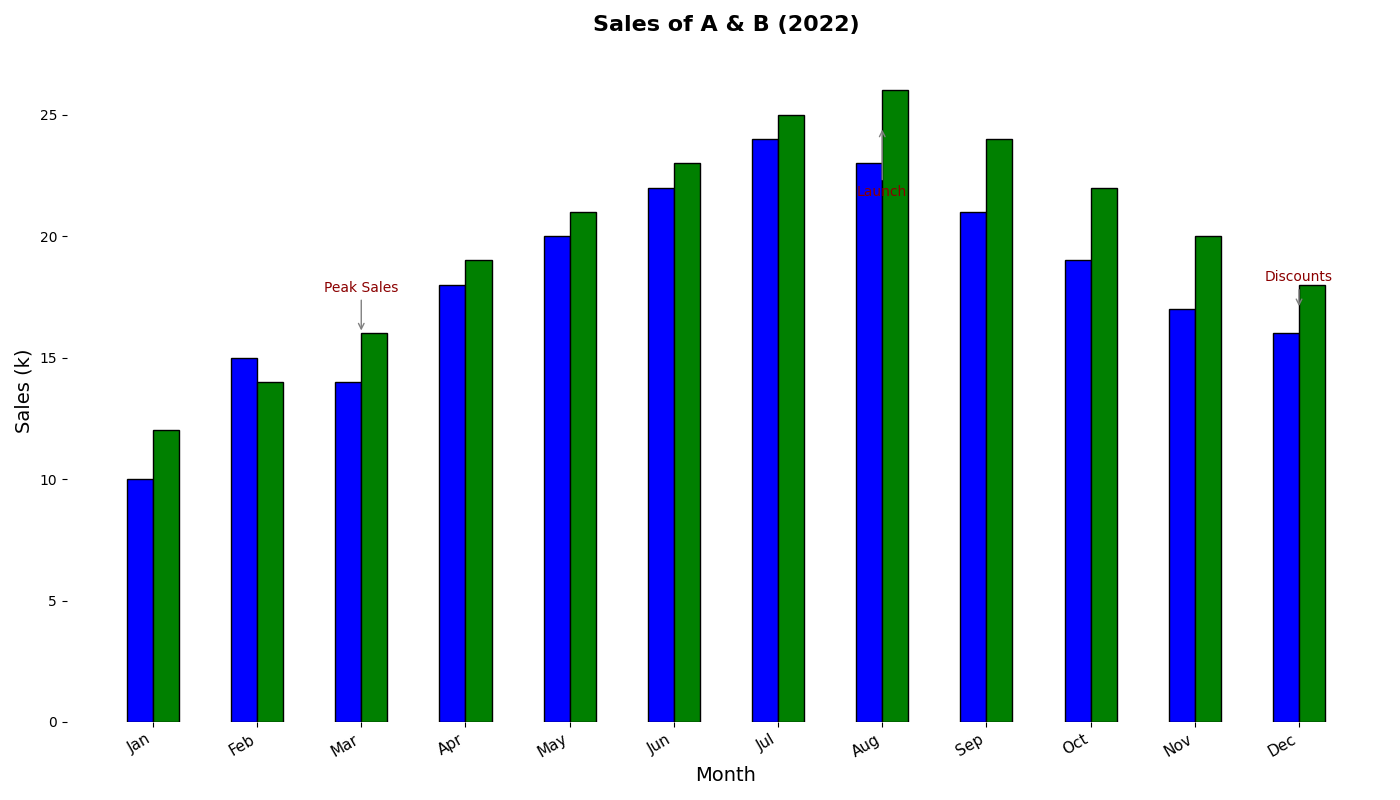

Generate this figure with Python:
import matplotlib.pyplot as plt
import numpy as np

months = np.array([
    'Jan', 'Feb', 'Mar', 'Apr', 'May', 'Jun',
    'Jul', 'Aug', 'Sep', 'Oct', 'Nov', 'Dec'
])

product_A_sales = np.array([10, 15, 14, 18, 20, 22, 24, 23, 21, 19, 17, 16])
product_B_sales = np.array([12, 14, 16, 19, 21, 23, 25, 26, 24, 22, 20, 18])

x_positions = np.arange(len(months))

fig, ax = plt.subplots(figsize=(14, 8))

bar_width = 0.25

ax.bar(x_positions - bar_width / 2, product_A_sales, width=bar_width, color='blue', edgecolor='black')
ax.bar(x_positions + bar_width / 2, product_B_sales, width=bar_width, color='green', edgecolor='black')

annotations = {
    'Mar': ('Peak Sales', (0, 30)),
    'Aug': ('Launch', (0, -50)),
    'Dec': ('Discounts', (0, 20))
}

for month, (text, offset) in annotations.items():
    index = np.where(months == month)[0][0]
    target_sales = product_B_sales[index] if month == 'Mar' else (product_A_sales[index] + product_B_sales[index]) / 2.0
    ax.annotate(
        text, 
        (x_positions[index], target_sales), 
        xytext=offset, 
        textcoords='offset points', 
        ha='center', fontsize=10, color='darkred',
        arrowprops=dict(arrowstyle='->', color='grey')
    )

ax.set_title("Sales of A & B (2022)", fontsize=16, fontweight='bold', pad=20)
ax.set_xlabel("Month", fontsize=14)
ax.set_ylabel("Sales (k)", fontsize=14)

ax.set_xticks(x_positions)
ax.set_xticklabels(months, fontsize=11, rotation=30, ha='right')

ax.spines['top'].set_visible(False)
ax.spines['right'].set_visible(False)
ax.spines['left'].set_visible(False)
ax.spines['bottom'].set_visible(False)

plt.tight_layout()
plt.show()
